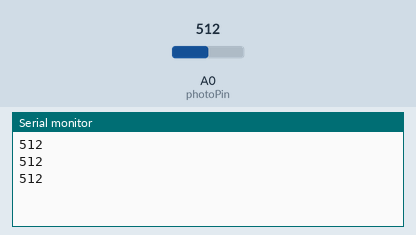
The sketch below on a simulated Arduino Uno, built with avr-gcc and run on an emulated ATmega328P. Parts: the last lines printed to the serial monitor. The test bench sets the inputs (shaded band); at power-on: A0 (photoPin) = 512.

Above: at 1.3 s.
1.4 s: A0 (photoPin) set to 716
At 1.9 s:
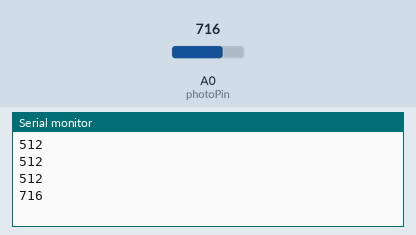
2.9 s: A0 (photoPin) set to 900
At 3.3 s:
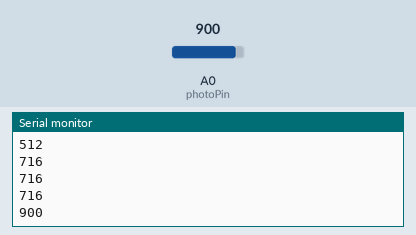
Timing chart, 0 to 5.9 s (numbered marks = the images above; inputs shaded):
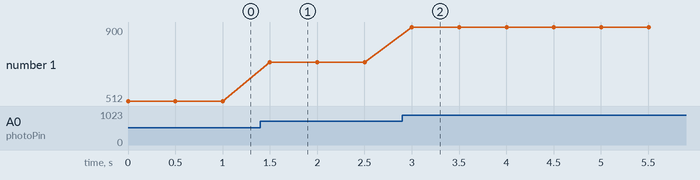

The sketch:

Photoresistor.ino
```cpp
#define photoPin A0
int lightValue;

void setup() {
  pinMode(photoPin, INPUT);
  Serial.begin(9600);

}

void loop() {
  lightValue = analogRead(photoPin);
  Serial.println(lightValue);
  delay(500);

}
```

Measured:
- after the input at 1.4 s, the serial monitor: prints a new line after 0.10 s (image 1)
- after the input at 2.9 s, the serial monitor: prints a new line after 0.10 s (image 2)
- plotted number 1: 512 → 716 after the input at 1.4 s, 716 → 900 after the input at 2.9 s
